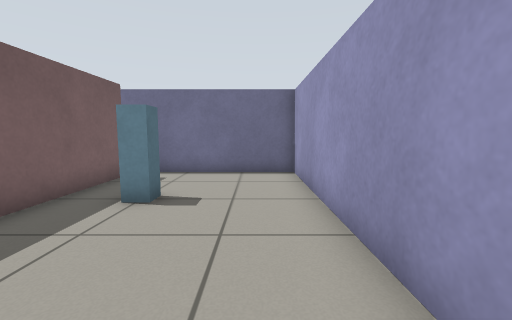
View 1 (above)

19 first-person views from a walk through a world built for the Gazebo simulator. The camera is 0.72 m above the floor, tilts 6° down and sees 90° across. The floor is counted in squares, 0.5 m on a side. Each view is taken from the middle of a square. On the plan, view 1 faces up. The plan holds only what a view shows up to about 13 squares ahead; the rest is blank.

View 2
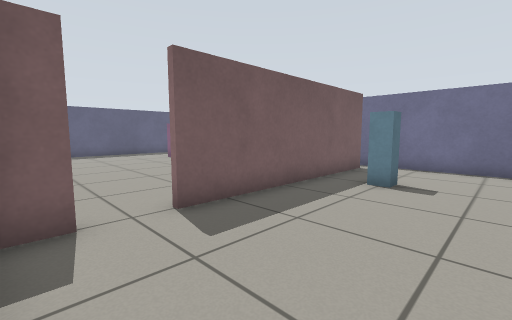

View 3
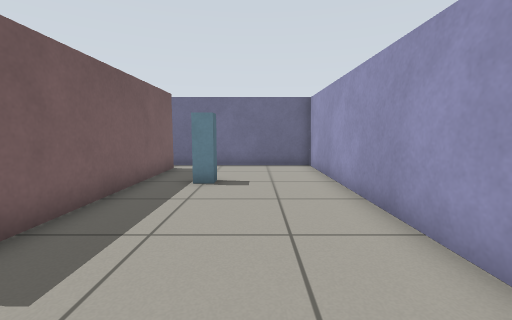

View 4
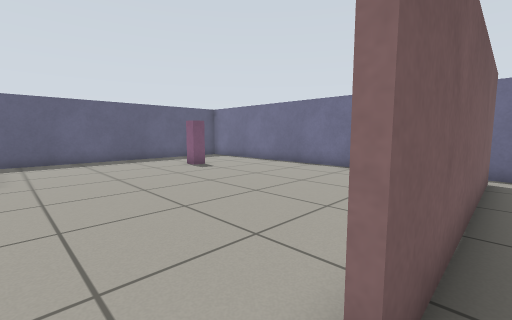

View 5
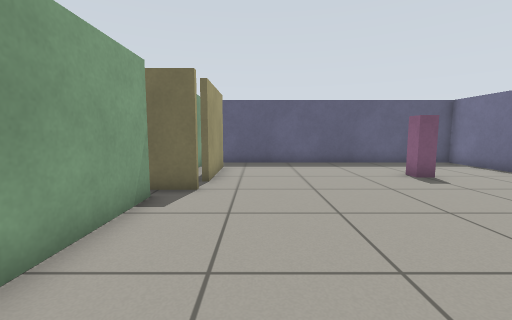

View 6
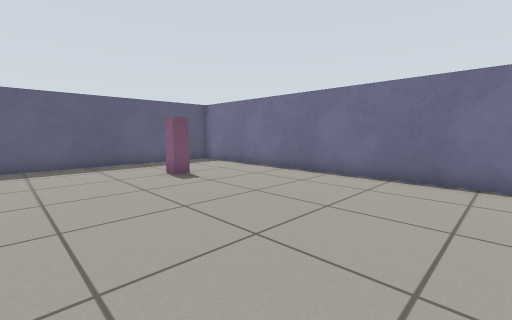

View 7
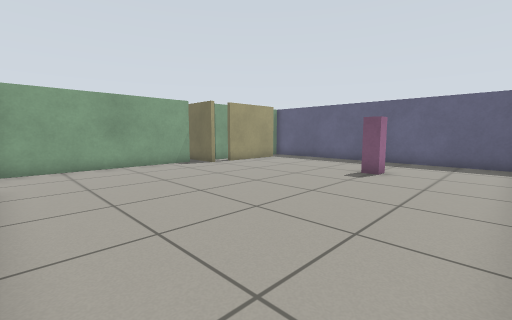

View 8
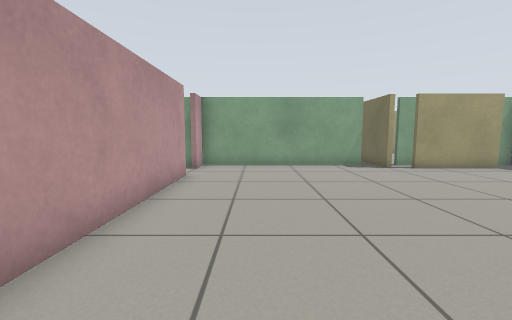

View 9
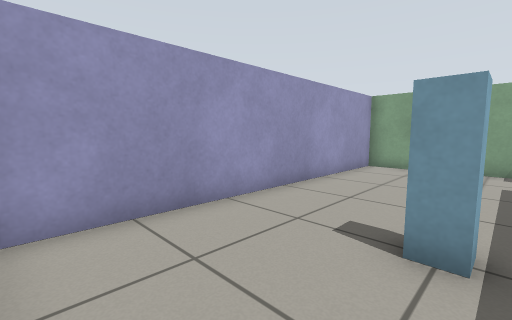

View 10
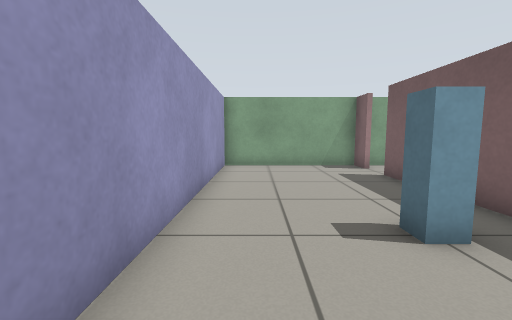

View 11
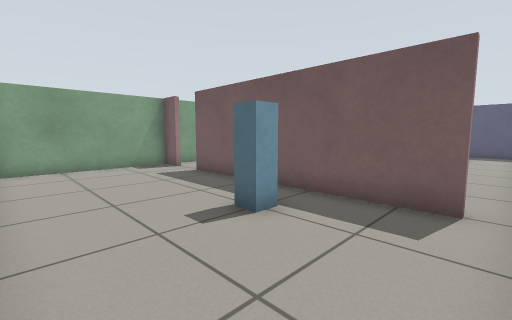

View 12
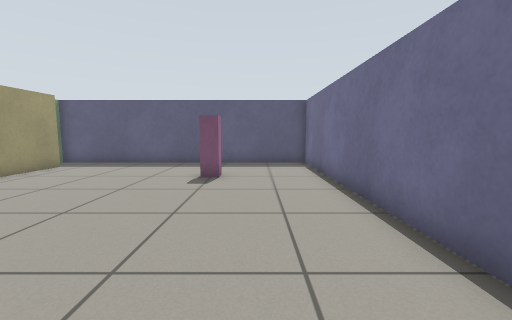

View 13
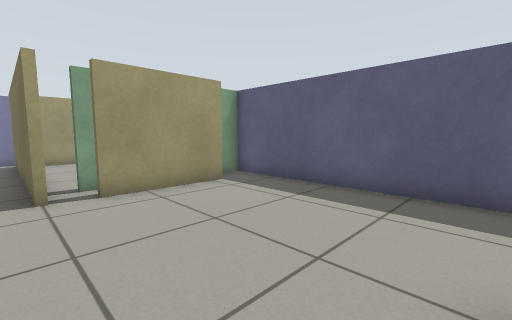

View 14
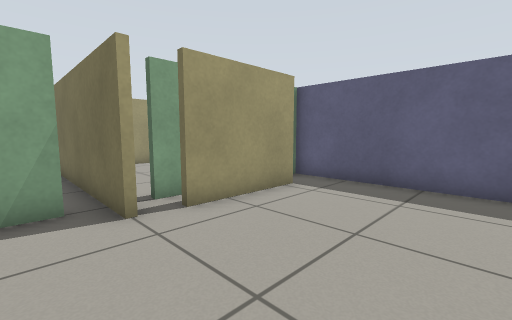

View 15
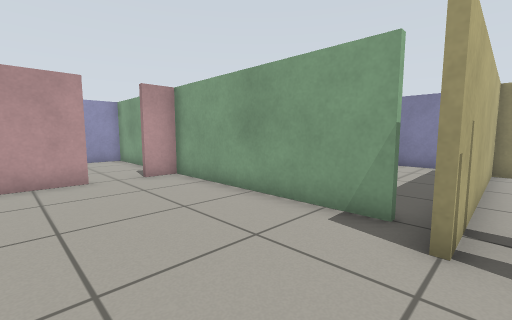

View 16
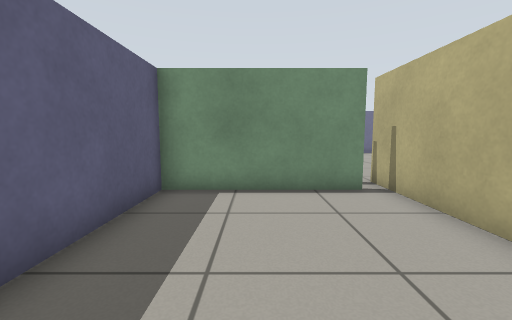

View 17
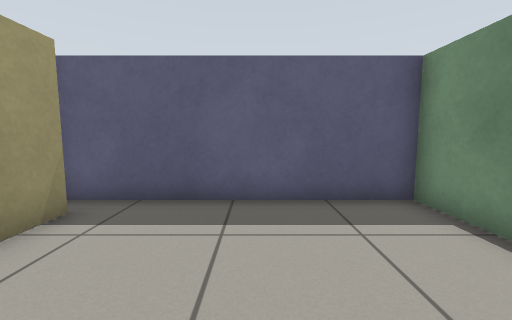

View 18
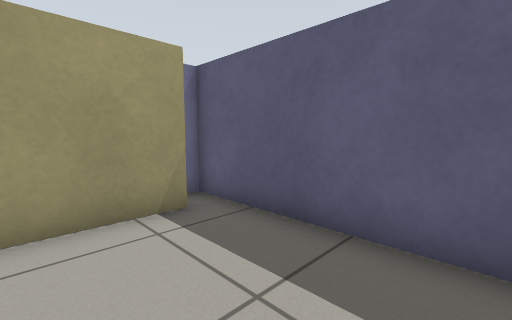

View 19
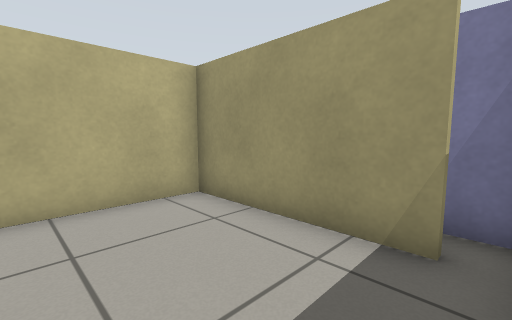

### Floor plan
Points are (right, up) in squares from view 1. A wall is a line through its corners. A room is listed if a view was taken in it or the views show most of it. See-through windows are left out.
Room 1 (views 1, 2, 3, 4, 9, 10, 11)
walls: (-4.4, -1.2) (-4.4, -2.5); (-4.6, -2.4) (1.4, -2.4) (1.4, 9.4) (-4.5, 9.4); (-4.4, 8.6) (-4.4, 0.2)
ways out: opening at (-4, -0.5) to room 2; opening at (-4, 9) to room 2
objects: pillar (-3, 5) to (-2, 6)
Room 2 (views 5, 6, 7, 8, 12, 13, 14, 15)
walls: (-12.4, -1.4) (-12.4, -9.5); (-11.8, -2.4) (-4.6, -2.4); (-14.1, -2.4) (-13.2, -2.4); (-4.6, 0.2) (-4.6, 6.8); (-17, -1.4) (-13.5, -1.4); (-4.5, 9.4) (-18.4, 9.4) (-18.4, -3); (-4.6, -2.5) (-4.6, -1.2); (-18.5, -2.4) (-16.5, -2.4)
ways out: opening at (-4, -0.5) to room 1; opening at (-4, 9) to room 1; opening at (-13, -2.5) to room 3
objects: pillar (-15, 5) to (-14, 6)
Room 3 (views 16, 17, 18, 19)
walls: (-17.6, -9.4) (-12.6, -9.4) (-12.6, -1.5); (-18.4, -3) (-18.4, -10.4) (-17.4, -10.4); (-13.2, -2.6) (-18.5, -2.6)
ways out: opening at (-13, -2.5) to room 2

Positions as (right, up) in squares from view 1, and headings:
1: (0, 0), facing up
2: (0, -2), facing up-left
3: (-1, -2), facing up
4: (-4, -1), facing up-left
5: (-6, 0), facing left
6: (-6, 1), facing up-left
7: (-5, 9), facing down-left
8: (-7, 9), facing down
9: (-3, 9), facing down-right
10: (0, 9), facing down
11: (1, 9), facing down-left
12: (-6, 7), facing left
13: (-12, 5), facing down-left
14: (-11, 3), facing down-left
15: (-13, 2), facing down-right
16: (-16, -9), facing up
17: (-13, -6), facing left
18: (-15, -5), facing down-left
19: (-18, -6), facing down-right
